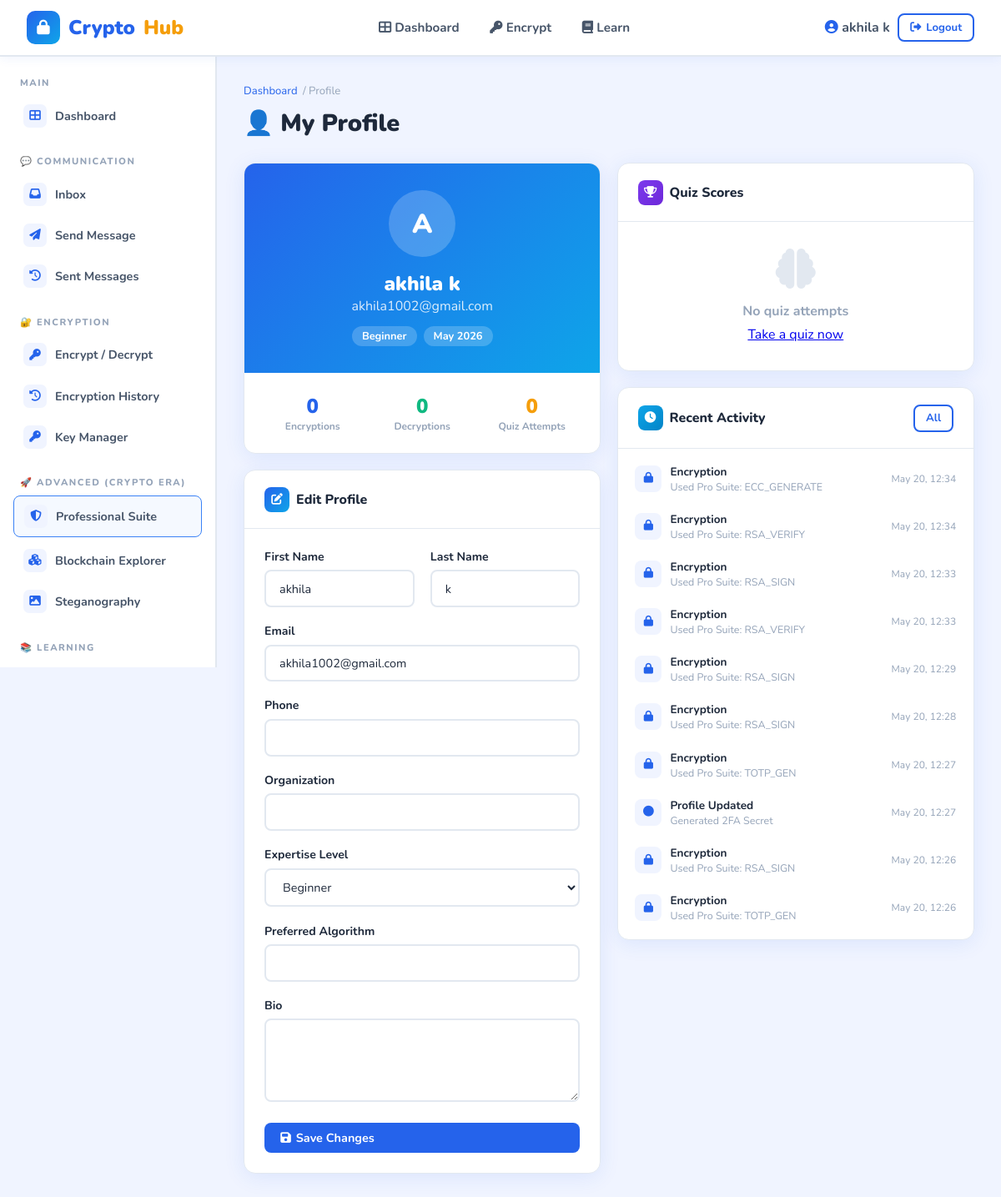
Screenshot of /profile/ (signed in) with the database file from the repository.
### crypto_app/models.py (models this page shows, shortened)
class UserProfile(models.Model):
    user = models.OneToOneField(User, on_delete=models.CASCADE, related_name='profile')
    bio = models.TextField(blank=True)
    phone = models.CharField(max_length=20, blank=True)
    organization = models.CharField(max_length=200, blank=True)
    expertise_level = models.CharField(max_length=20, choices=[
        ('BEGINNER', 'Beginner'),
        ('INTERMEDIATE', 'Intermediate'),
        ('ADVANCED', 'Advanced'),
        ('EXPERT', 'Expert'),
    ], default='BEGINNER')
    preferred_algorithm = models.CharField(max_length=20, blank=True)
    total_encryptions = models.IntegerField(default=0)
    total_decryptions = models.IntegerField(default=0)
    avatar = models.ImageField(upload_to='avatars/', blank=True, null=True)
    joined_at = models.DateTimeField(default=timezone.now)
    last_activity = models.DateTimeField(default=timezone.now)

class ActivityLog(models.Model):
    ACTION_CHOICES = [
        ('LOGIN', 'User Login'),
        ('LOGOUT', 'User Logout'),
        ('ENCRYPT', 'Encryption'),
        ('DECRYPT', 'Decryption'),
        ('KEY_CREATE', 'Key Created'),
        ('KEY_DELETE', 'Key Deleted'),
        ('PROFILE_UPDATE', 'Profile Updated'),
        ('QUIZ_ATTEMPT', 'Quiz Attempted'),
        ('FILE_UPLOAD', 'File Uploaded'),
        ('PASSWORD_CHANGE', 'Password Changed'),
        ('BLOCKCHAIN_MINE', 'Blockchain Block Mined'),
        ('STEGO_ENCODE', 'Steganography Encoding'),
    ]
    user = models.ForeignKey(User, on_delete=models.CASCADE, related_name='activity_logs')
    action = models.CharField(max_length=30, choices=ACTION_CHOICES)
    description = models.TextField(blank=True)
    ip_address = models.GenericIPAddressField(null=True, blank=True)
    user_agent = models.TextField(blank=True)
    timestamp = models.DateTimeField(default=timezone.now)
    extra_data = models.JSONField(default=dict, blank=True)
    class Meta:
        ordering = ['-timestamp']

### crypto_app/views.py (the view)
# urls.py: path('profile/', views.profile_view, name='profile'),
@login_required
def profile_view(request):
    profile, _ = UserProfile.objects.get_or_create(user=request.user)
    if request.method == 'POST':
        form = ProfileUpdateForm(request.POST, request.FILES, instance=profile)
        if form.is_valid():
            user = request.user
            user.first_name = form.cleaned_data.get('first_name', user.first_name)
            user.last_name = form.cleaned_data.get('last_name', user.last_name)
            user.email = form.cleaned_data.get('email', user.email)
            user.save()
            form.save()
            log_activity(request.user, 'PROFILE_UPDATE', 'Profile updated', request)
            messages.success(request, '✅ Profile updated successfully!')
            return redirect('profile')
    else:
        form = ProfileUpdateForm(instance=profile, initial={
            'first_name': request.user.first_name,
            'last_name': request.user.last_name,
            'email': request.user.email,
        })
    activity_logs = ActivityLog.objects.filter(user=request.user)[:10]
    quiz_attempts = QuizAttempt.objects.filter(user=request.user)[:5]
    return render(request, 'crypto_app/profile.html', {
        'profile': profile, 'form': form,
        'activity_logs': activity_logs, 'quiz_attempts': quiz_attempts
    })

### crypto_app/templates/crypto_app/profile.html (shortened to what this page needs)
{% extends 'crypto_app/base.html' %}
{% block body %}
<div class="app-layout">
    {% include 'crypto_app/user_sidebar.html' %}
    <main class="main-content fade-in">
        <div class="page-header">
            <div class="breadcrumb"><a href="{% url 'dashboard' %}">Dashboard</a> / Profile</div>
            <h1>👤 My Profile</h1>
        </div>
        <div class="grid-2" style="align-items:start;">
            <div>
                <div class="card" style="margin-bottom:1.2rem;">
                    <div style="background:linear-gradient(135deg,var(--primary),var(--secondary));padding:2rem;text-align:center;color:white;">
                        <div style="width:80px;height:80px;background:rgba(255,255,255,0.2);border-radius:50%;display:flex;align-items:center;justify-content:center;font-size:2rem;font-weight:900;margin:0 auto 1rem;">
                            {{ user.first_name.0|default:user.username.0|upper }}
                        </div>
                        <h2 style="font-weight:900;">{{ user.get_full_name|default:user.username }}</h2>
                        <p style="opacity:0.85;">{{ user.email }}</p>
                        <div style="margin-top:0.8rem;display:flex;justify-content:center;gap:0.5rem;flex-wrap:wrap;">
                            <span style="background:rgba(255,255,255,0.2);padding:3px 12px;border-radius:20px;font-size:0.8rem;font-weight:700;">{{ profile.get_expertise_level_display }}</span>
                            <span style="background:rgba(255,255,255,0.2);padding:3px 12px;border-radius:20px;font-size:0.8rem;font-weight:700;">{{ user.date_joined|date:"M Y" }}</span>
                        </div>
                    </div>
                    <div class="card-body">
                        <div style="display:grid;grid-template-columns:1fr 1fr 1fr;gap:1rem;text-align:center;">
                            <div>
                                <div style="font-size:1.5rem;font-weight:900;color:var(--primary);">{{ profile.total_encryptions }}</div>
                                <div style="font-size:0.75rem;color:var(--text-light);font-weight:700;">Encryptions</div>
                            </div>
                            <div>
                                <div style="font-size:1.5rem;font-weight:900;color:var(--success);">{{ profile.total_decryptions }}</div>
                                <div style="font-size:0.75rem;color:var(--text-light);font-weight:700;">Decryptions</div>
                            </div>
                            <div>
                                <div style="font-size:1.5rem;font-weight:900;color:var(--accent);">{{ quiz_attempts|length }}</div>
                                <div style="font-size:0.75rem;color:var(--text-light);font-weight:700;">Quiz Attempts</div>
                            </div>
                        </div>
                    </div>
                </div>
                <div class="card">
                    <div class="card-header">
                        <h3><span class="ch-icon"><i class="fas fa-edit"></i></span> Edit Profile</h3>
                    </div>
                    <div class="card-body">
                        <form method="post" enctype="multipart/form-data">
                            <div class="grid-2">
                                <div class="form-group">
                                    <label>First Name</label>
                                    {{ form.first_name }}
                                </div>
                                <div class="form-group">
                                    <label>Last Name</label>
                                    {{ form.last_name }}
                                </div>
                            </div>
                            <div class="form-group">
                                <label>Email</label>
                                {{ form.email }}
                            </div>
                            <div class="form-group">
                                <label>Phone</label>
                                {{ form.phone }}
                            </div>
                            <div class="form-group">
                                <label>Organization</label>
                                {{ form.organization }}
                            </div>
                            <div class="form-group">
                                <label>Expertise Level</label>
                                {{ form.expertise_level }}
                            </div>
                            <div class="form-group">
                                <label>Preferred Algorithm</label>
                                {{ form.preferred_algorithm }}
                            </div>
                            <div class="form-group">
                                <label>Bio</label>
                                {{ form.bio }}
                            </div>
                            <button type="submit" class="btn btn-primary" style="width:100%;">
                                <i class="fas fa-save"></i> Save Changes
                            </button>
                        </form>
                    </div>
                </div>
            </div>
            <div>
                <div class="card" style="margin-bottom:1.2rem;">
                    <div class="card-header">
                        <h3><span class="ch-icon" style="background:linear-gradient(135deg,#7C3AED,#6D28D9);"><i class="fas fa-trophy"></i></span> Quiz Scores</h3>
                    </div>
                    {% if quiz_attempts %}
                    <div class="table-wrap">
                        <table>
                            <thead><tr><th>Score</th><th>Percentage</th><th>Date</th></tr></thead>
                            <tbody>
                                {% for attempt in quiz_attempts %}
                                <tr>
                                    <td><strong>{{ attempt.score }}/{{ attempt.total_questions }}</strong></td>
                                    <td>
                                        <div style="display:flex;align-items:center;gap:8px;">
                                            <div style="flex:1;background:var(--border);border-radius:10px;height:8px;overflow:hidden;">
                                                <div style="width:{{ attempt.percentage|floatformat:0 }}%;height:100%;background:{% if attempt.percentage >= 80 %}var(--success){% elif attempt.percentage >= 50 %}var(--accent){% else %}var(--danger){% endif %};border-radius:10px;"></div>
                                            </div>
                                            <span style="font-weight:700;">{{ attempt.percentage|floatformat:0 }}%</span>
                                        </div>
                                    </td>
                                    <td style="font-size:0.82rem;color:var(--text-light);">{{ attempt.attempted_at|date:"M d, Y" }}</td>
                                </tr>
                                {% endfor %}
                            </tbody>
                        </table>
                    </div>
                    {% else %}
                    <div class="empty-state" style="padding:2rem;">
                        <i class="fas fa-brain"></i>
                        <h3>No quiz attempts</h3>
                        <p><a href="{% url 'quiz' %}">Take a quiz now</a></p>
                    </div>
                    {% endif %}
                </div>
                <div class="card">
                    <div class="card-header">
                        <h3><span class="ch-icon" style="background:linear-gradient(135deg,#0EA5E9,#0284C7);"><i class="fas fa-clock"></i></span> Recent Activity</h3>
                        <a href="{% url 'activity_log' %}" class="btn btn-outline btn-sm">All</a>
                    </div>
                    {% if activity_logs %}
                    <div style="padding:0.5rem;">
                        {% for log in activity_logs %}
                        <div style="display:flex;align-items:center;gap:10px;padding:0.6rem 0.8rem;border-radius:8px;margin-bottom:2px;">
                            <div style="width:32px;height:32px;background:var(--bg);border-radius:8px;display:flex;align-items:center;justify-content:center;color:var(--primary);font-size:0.8rem;flex-shrink:0;">
                                <i class="fas fa-{% if log.action == 'LOGIN' %}sign-in-alt{% elif log.action == 'ENCRYPT' %}lock{% elif log.action == 'DECRYPT' %}unlock{% elif log.action == 'KEY_CREATE' %}key{% elif log.action == 'QUIZ_ATTEMPT' %}brain{% else %}circle{% endif %}"></i>
                            </div>
                            <div style="flex:1;min-width:0;">
                                <div style="font-size:0.85rem;font-weight:700;">{{ log.get_action_display }}</div>
                                {% if log.description %}
                                <div style="font-size:0.78rem;color:var(--text-light);">{{ log.description|truncatechars:50 }}</div>
                                {% endif %}
                            </div>
                            <div style="font-size:0.75rem;color:var(--text-light);flex-shrink:0;">{{ log.timestamp|date:"M d, H:i" }}</div>
                        </div>
                        {% endfor %}
                    </div>
                    {% else %}
                    <div class="empty-state" style="padding:2rem;">
                        <i class="fas fa-clipboard-list"></i>
                        <h3>No activity yet</h3>
                    </div>
                    {% endif %}
                </div>
            </div>
        </div>
    </main>
</div>
{% endblock %}

### crypto_app/templates/crypto_app/base.html (shortened to what this page needs)
<!DOCTYPE html>
<html lang="en">
<head>
    <link rel="stylesheet" href="https://cdnjs.cloudflare.com/ajax/libs/font-awesome/6.5.0/css/all.min.css">
</head>
<body>
<header class="topnav">
    <a href="{% url 'home' %}" class="brand">
        <div class="logo-icon"><i class="fas fa-lock"></i></div>
        Crypto<span class="sub">Hub</span>
    </a>
    {% if user.is_authenticated %}
    <nav>
        {% if user.is_staff %}
        <a href="{% url 'admin_dashboard' %}"><i class="fas fa-tachometer-alt"></i> Admin Panel</a>
        {% else %}
        <a href="{% url 'dashboard' %}"><i class="fas fa-th-large"></i> Dashboard</a>
        <a href="{% url 'encryption_tool' %}"><i class="fas fa-key"></i> Encrypt</a>
        <a href="{% url 'topics' %}"><i class="fas fa-book"></i> Learn</a>
        {% endif %}
    </nav>
    <div class="auth-btns">
        <span style="font-weight:700; color:var(--text-mid);">
            <i class="fas fa-user-circle" style="color:var(--primary)"></i>
            {{ user.get_full_name|default:user.username }}
        </span>
        <a href="{% url 'logout' %}" class="btn btn-outline btn-sm">
            <i class="fas fa-sign-out-alt"></i> Logout
        </a>
    </div>
    {% endif %}
</header>
{% block body %}{% endblock %}
</body>
</html>

### rows the page displays
UserProfile: expertise_level "Beginner", total_encryptions "0", total_decryptions "0"
ActivityLog: action "Encryption", description "Used Pro Suite: ECC_GENERATE", timestamp "May 20, 12:34"
ActivityLog: action "Encryption", description "Used Pro Suite: RSA_VERIFY", timestamp "May 20, 12:34"
ActivityLog: action "Encryption", description "Used Pro Suite: RSA_SIGN", timestamp "May 20, 12:33"
ActivityLog: action "Encryption", description "Used Pro Suite: RSA_VERIFY", timestamp "May 20, 12:33"
ActivityLog: action "Encryption", description "Used Pro Suite: RSA_SIGN", timestamp "May 20, 12:29"
ActivityLog: action "Encryption", description "Used Pro Suite: RSA_SIGN", timestamp "May 20, 12:28"
ActivityLog: action "Encryption", description "Used Pro Suite: TOTP_GEN", timestamp "May 20, 12:27"
ActivityLog: action "Profile Updated", description "Generated 2FA Secret", timestamp "May 20, 12:27"
ActivityLog: action "Encryption", description "Used Pro Suite: RSA_SIGN", timestamp "May 20, 12:26"
ActivityLog: action "Encryption", description "Used Pro Suite: TOTP_GEN", timestamp "May 20, 12:26"

### other values shown
{{ user.get_full_name|default:user.username }} "akhila k"
{{ user.first_name.0|default:user.username.0|upper }} "A"
{{ user.email }} "akhila1002@gmail.com"
{{ user.date_joined|date:"M Y" }} "May 2026"
{{ quiz_attempts|length }} "0"
